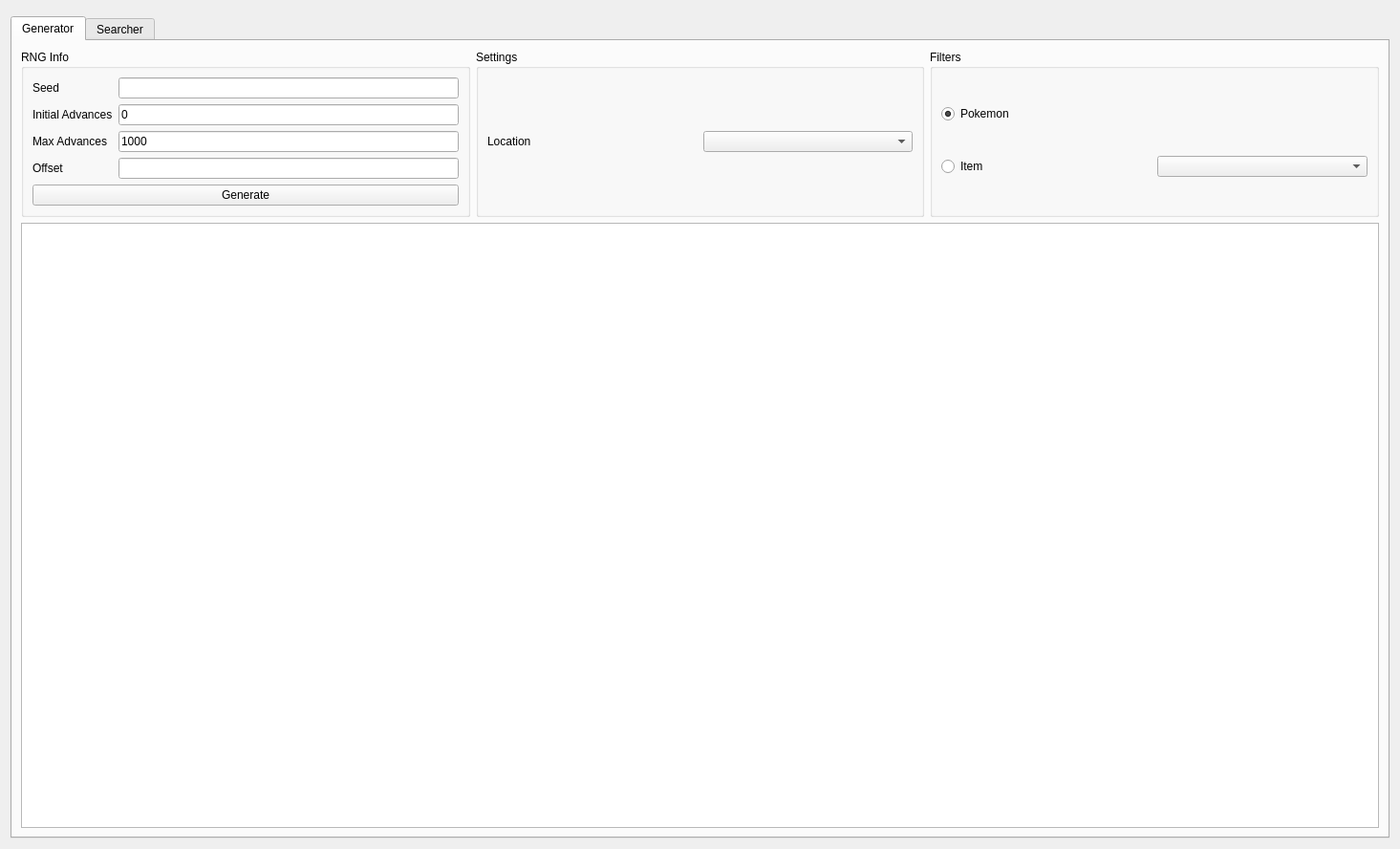
<?xml version="1.0" encoding="UTF-8"?>
<ui version="4.0">
 <class>Phenomenon</class>
 <widget class="QWidget" name="Phenomenon">
  <property name="geometry">
   <rect>
    <x>0</x>
    <y>0</y>
    <width>1465</width>
    <height>888</height>
   </rect>
  </property>
  <property name="windowTitle">
   <string>Phenomenon</string>
  </property>
  <layout class="QVBoxLayout" name="verticalLayout">
   <item>
    <widget class="ProfileDisplay5" name="profileDisplay" native="true"/>
   </item>
   <item>
    <widget class="TabWidget" name="tabRNGSelector">
     <widget class="QWidget" name="tabGenerator">
      <attribute name="title">
       <string>Generator</string>
      </attribute>
      <layout class="QGridLayout" name="gridLayout">
       <item row="0" column="0">
        <widget class="QGroupBox" name="groupBoxGeneratorRNGInfo">
         <property name="sizePolicy">
          <sizepolicy hsizetype="Preferred" vsizetype="Preferred">
           <horstretch>1</horstretch>
           <verstretch>0</verstretch>
          </sizepolicy>
         </property>
         <property name="title">
          <string>RNG Info</string>
         </property>
         <layout class="QGridLayout" name="gridLayout_8">
          <item row="0" column="1">
           <widget class="TextBox" name="textBoxGeneratorSeed"/>
          </item>
          <item row="0" column="0">
           <widget class="QLabel" name="labelGeneratorSeed">
            <property name="text">
             <string>Seed</string>
            </property>
           </widget>
          </item>
          <item row="3" column="1">
           <widget class="TextBox" name="textBoxGeneratorOffset"/>
          </item>
          <item row="2" column="0">
           <widget class="QLabel" name="labelGeneratorMaxAdvances">
            <property name="text">
             <string>Max Advances</string>
            </property>
           </widget>
          </item>
          <item row="1" column="0">
           <widget class="QLabel" name="labelGeneratorInitialAdvances">
            <property name="text">
             <string>Initial Advances</string>
            </property>
           </widget>
          </item>
          <item row="4" column="0" colspan="2">
           <widget class="QPushButton" name="pushButtonGenerate">
            <property name="text">
             <string>Generate</string>
            </property>
           </widget>
          </item>
          <item row="1" column="1">
           <widget class="TextBox" name="textBoxGeneratorInitialAdvances">
            <property name="text">
             <string notr="true">0</string>
            </property>
           </widget>
          </item>
          <item row="3" column="0">
           <widget class="QLabel" name="labelGeneratorOffset">
            <property name="text">
             <string>Offset</string>
            </property>
           </widget>
          </item>
          <item row="2" column="1">
           <widget class="TextBox" name="textBoxGeneratorMaxAdvances">
            <property name="text">
             <string notr="true">1000</string>
            </property>
           </widget>
          </item>
         </layout>
        </widget>
       </item>
       <item row="0" column="1">
        <widget class="QGroupBox" name="groupBoxGeneratorSettings">
         <property name="sizePolicy">
          <sizepolicy hsizetype="Preferred" vsizetype="Preferred">
           <horstretch>1</horstretch>
           <verstretch>0</verstretch>
          </sizepolicy>
         </property>
         <property name="title">
          <string>Settings</string>
         </property>
         <layout class="QGridLayout" name="gridLayout_6">
          <item row="0" column="0">
           <widget class="QLabel" name="labelGeneratorLocation">
            <property name="text">
             <string>Location</string>
            </property>
           </widget>
          </item>
          <item row="0" column="1">
           <widget class="ComboBoxProxy" name="comboBoxGeneratorLocation"/>
          </item>
         </layout>
        </widget>
       </item>
       <item row="0" column="2">
        <widget class="QGroupBox" name="groupBoxGeneratorFilter">
         <property name="sizePolicy">
          <sizepolicy hsizetype="Preferred" vsizetype="Preferred">
           <horstretch>1</horstretch>
           <verstretch>0</verstretch>
          </sizepolicy>
         </property>
         <property name="title">
          <string>Filters</string>
         </property>
         <layout class="QGridLayout" name="gridLayout_2">
          <item row="1" column="0">
           <widget class="QRadioButton" name="radioButtonItemPokemon">
            <property name="text">
             <string>Item</string>
            </property>
           </widget>
          </item>
          <item row="1" column="1">
           <widget class="CheckList" name="checkListGeneratorItem"/>
          </item>
          <item row="0" column="0">
           <widget class="QRadioButton" name="radioButtonGeneratorPokemon">
            <property name="text">
             <string>Pokemon</string>
            </property>
            <property name="checked">
             <bool>true</bool>
            </property>
           </widget>
          </item>
         </layout>
        </widget>
       </item>
       <item row="1" column="0" colspan="3">
        <widget class="TableView" name="tableViewGenerator"/>
       </item>
      </layout>
     </widget>
     <widget class="QWidget" name="tabSlotSearcher">
      <attribute name="title">
       <string>Searcher</string>
      </attribute>
      <layout class="QGridLayout" name="gridLayout_20">
       <item row="0" column="0">
        <widget class="QGroupBox" name="groupBoxSearcherRNGInfo">
         <property name="sizePolicy">
          <sizepolicy hsizetype="Preferred" vsizetype="Preferred">
           <horstretch>1</horstretch>
           <verstretch>0</verstretch>
          </sizepolicy>
         </property>
         <property name="title">
          <string>RNG Info</string>
         </property>
         <layout class="QGridLayout" name="gridLayout_9">
          <item row="3" column="1">
           <widget class="DateEdit" name="dateEditSearcherEndDate"/>
          </item>
          <item row="1" column="0">
           <widget class="QLabel" name="labelSearcherMaxAdvances">
            <property name="text">
             <string>Max Advances</string>
            </property>
           </widget>
          </item>
          <item row="3" column="0">
           <widget class="QLabel" name="labelSearcherEndDate">
            <property name="text">
             <string>End Date</string>
            </property>
           </widget>
          </item>
          <item row="4" column="0" colspan="2">
           <layout class="QHBoxLayout" name="horizontalLayout">
            <item>
             <widget class="QPushButton" name="pushButtonSearch">
              <property name="text">
               <string>Search</string>
              </property>
             </widget>
            </item>
            <item>
             <widget class="QPushButton" name="pushButtonCancel">
              <property name="enabled">
               <bool>false</bool>
              </property>
              <property name="text">
               <string>Cancel</string>
              </property>
             </widget>
            </item>
           </layout>
          </item>
          <item row="0" column="1">
           <widget class="TextBox" name="textBoxSearcherInitialAdvances">
            <property name="text">
             <string notr="true">0</string>
            </property>
           </widget>
          </item>
          <item row="0" column="0">
           <widget class="QLabel" name="labelSearcherInitialAdvances">
            <property name="text">
             <string>Initial Advances</string>
            </property>
           </widget>
          </item>
          <item row="2" column="1">
           <widget class="DateEdit" name="dateEditSearcherStartDate"/>
          </item>
          <item row="2" column="0">
           <widget class="QLabel" name="labelSearcherStartDate">
            <property name="text">
             <string>Start Date</string>
            </property>
           </widget>
          </item>
          <item row="1" column="1">
           <widget class="TextBox" name="textBoxSearcherMaxAdvances">
            <property name="text">
             <string notr="true">100</string>
            </property>
           </widget>
          </item>
         </layout>
        </widget>
       </item>
       <item row="0" column="1" colspan="2">
        <widget class="QGroupBox" name="groupBoxSearcherSettings">
         <property name="sizePolicy">
          <sizepolicy hsizetype="Preferred" vsizetype="Preferred">
           <horstretch>1</horstretch>
           <verstretch>0</verstretch>
          </sizepolicy>
         </property>
         <property name="title">
          <string>Settings</string>
         </property>
         <layout class="QGridLayout" name="gridLayout_3">
          <item row="0" column="0">
           <widget class="QLabel" name="labelSearcherLocation">
            <property name="text">
             <string>Location</string>
            </property>
           </widget>
          </item>
          <item row="0" column="1">
           <widget class="ComboBoxProxy" name="comboBoxSearcherLocation"/>
          </item>
         </layout>
        </widget>
       </item>
       <item row="0" column="3">
        <widget class="QGroupBox" name="groupBoxSearcherFilter">
         <property name="sizePolicy">
          <sizepolicy hsizetype="Preferred" vsizetype="Preferred">
           <horstretch>1</horstretch>
           <verstretch>0</verstretch>
          </sizepolicy>
         </property>
         <property name="title">
          <string>Filters</string>
         </property>
         <layout class="QGridLayout" name="gridLayout_7">
          <item row="1" column="0">
           <widget class="QRadioButton" name="radioButtonSearcherItem">
            <property name="text">
             <string>Item</string>
            </property>
           </widget>
          </item>
          <item row="1" column="1">
           <widget class="CheckList" name="checkListSearcherItem"/>
          </item>
          <item row="0" column="0">
           <widget class="QRadioButton" name="radioButtonSearcherPokemon">
            <property name="text">
             <string>Pokemon</string>
            </property>
            <property name="checked">
             <bool>true</bool>
            </property>
           </widget>
          </item>
         </layout>
        </widget>
       </item>
       <item row="1" column="0" colspan="4">
        <widget class="QProgressBar" name="progressBar"/>
       </item>
       <item row="2" column="0" colspan="4">
        <widget class="TableView" name="tableViewSearcher">
         <property name="sortingEnabled">
          <bool>true</bool>
         </property>
        </widget>
       </item>
      </layout>
     </widget>
    </widget>
   </item>
  </layout>
 </widget>
 <customwidgets>
  <customwidget>
   <class>TextBox</class>
   <extends>QLineEdit</extends>
   <header>Form/Controls/TextBox.hpp</header>
  </customwidget>
  <customwidget>
   <class>TableView</class>
   <extends>QTableView</extends>
   <header>Form/Controls/TableView.hpp</header>
  </customwidget>
  <customwidget>
   <class>DateEdit</class>
   <extends>QDateEdit</extends>
   <header>Form/Controls/DateEdit.hpp</header>
  </customwidget>
  <customwidget>
   <class>ComboBoxProxy</class>
   <extends>QComboBox</extends>
   <header>Form/Controls/ComboBoxProxy.hpp</header>
  </customwidget>
  <customwidget>
   <class>TabWidget</class>
   <extends>QTabWidget</extends>
   <header>Form/Controls/TabWidget.hpp</header>
   <container>1</container>
  </customwidget>
  <customwidget>
   <class>CheckList</class>
   <extends>QComboBox</extends>
   <header>Form/Controls/CheckList.hpp</header>
  </customwidget>
  <customwidget>
   <class>ProfileDisplay5</class>
   <extends>QWidget</extends>
   <header>Form/Gen5/Profile/ProfileDisplay5.hpp</header>
   <container>1</container>
  </customwidget>
 </customwidgets>
 <tabstops>
  <tabstop>tabRNGSelector</tabstop>
  <tabstop>textBoxGeneratorSeed</tabstop>
  <tabstop>textBoxGeneratorInitialAdvances</tabstop>
  <tabstop>textBoxGeneratorMaxAdvances</tabstop>
  <tabstop>textBoxGeneratorOffset</tabstop>
  <tabstop>pushButtonGenerate</tabstop>
  <tabstop>comboBoxGeneratorLocation</tabstop>
  <tabstop>radioButtonGeneratorPokemon</tabstop>
  <tabstop>radioButtonItemPokemon</tabstop>
  <tabstop>checkListGeneratorItem</tabstop>
  <tabstop>tableViewGenerator</tabstop>
  <tabstop>textBoxSearcherInitialAdvances</tabstop>
  <tabstop>textBoxSearcherMaxAdvances</tabstop>
  <tabstop>dateEditSearcherStartDate</tabstop>
  <tabstop>dateEditSearcherEndDate</tabstop>
  <tabstop>pushButtonSearch</tabstop>
  <tabstop>pushButtonCancel</tabstop>
  <tabstop>comboBoxSearcherLocation</tabstop>
  <tabstop>radioButtonSearcherPokemon</tabstop>
  <tabstop>radioButtonSearcherItem</tabstop>
  <tabstop>checkListSearcherItem</tabstop>
  <tabstop>tableViewSearcher</tabstop>
 </tabstops>
 <resources/>
 <connections/>
</ui>
